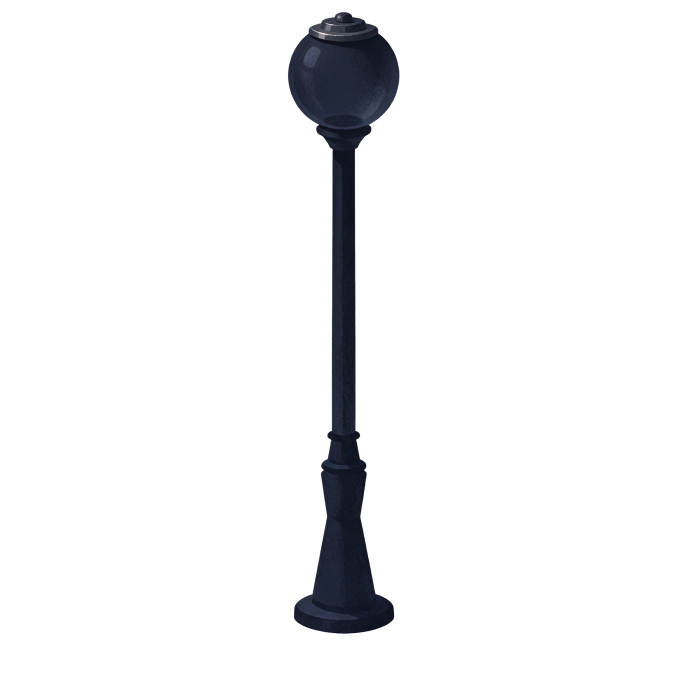
#> input picture experiments/light-pollution/city-night/assets/whole-road-cap.png, 2048 x 2048 px, given in place of whole-road-open.png, which was not available (shown at 1/3 size)
$ python build-lamp-head-icons.py
#> lines starting #> are read from the running program, lines starting #| are printed output that depends on the picture
"""Lossless head-only crops from the actual scene fixture PNGs; no generated replacements."""
from pathlib import Path
from PIL import Image
import hashlib,json
ROOT=Path(__file__).resolve().parent.parent
OUT=ROOT/'assets/lamp-heads';OUT.mkdir(exist_ok=True)
records={}
for shade,bottom in [('open',448),('cap',448),('half',416),('full',416),('off',416)]:
    source=ROOT/'assets'/('whole-road-'+shade+'.png');image=Image.open(source).convert('RGBA');box=(760,0,1305,bottom)
#> further down, image is the input picture: PIL image 2048x2048 RGBA; mean R, G, B, A 1.9, 2.2, 3.1, 15
    target=OUT/(shade+'.png');image.crop(box).save(target)
#> after `target = OUT / (shade + '.png')`:
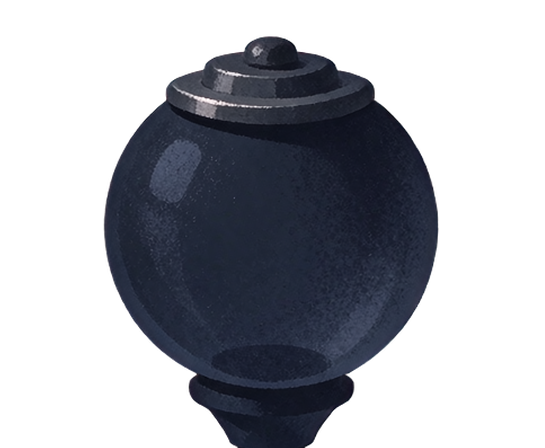
#> saved as open.png: PIL image 545x448 RGBA; mean R, G, B, A 15.2, 17.3, 23.8, 101; transparent parts drawn white
#> pass 3 of the loop `for shade,bottom in [('open',448),('cap',448),('half',416),('full',416..`:
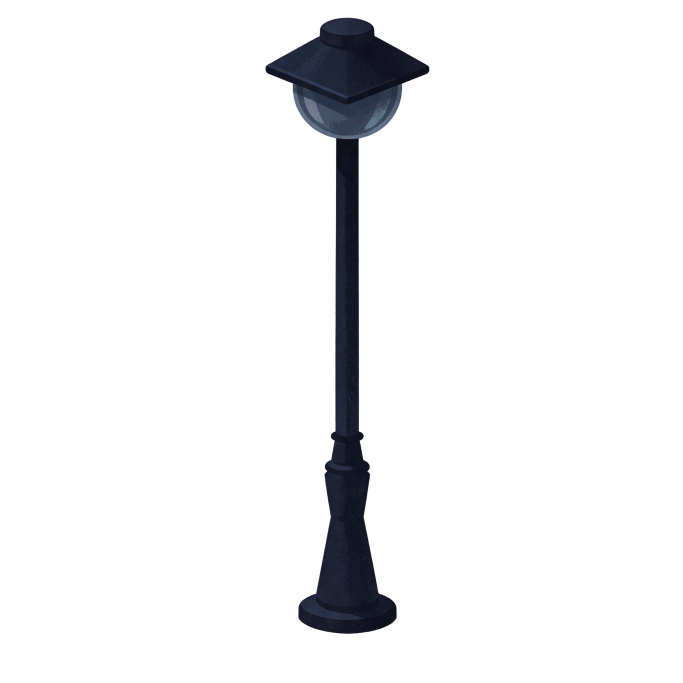
#> input picture experiments/light-pollution/city-night/assets/whole-road-half.png, 2048 x 2048 px (shown at 1/3 size)
#> image is the input picture: PIL image 2048x2048 RGBA; mean R, G, B, A 2, 2.3, 3.3, 15.6
#> `target = OUT / (shade + '.png')`:
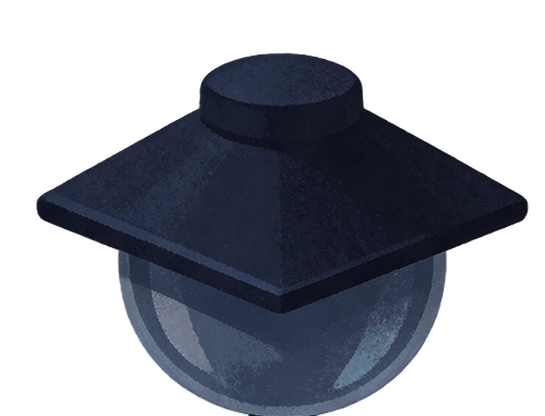
#> saved as half.png: PIL image 545x416 RGBA; mean R, G, B, A 18.4, 21.7, 30.4, 117.5; transparent parts drawn white
#> the loop made 5 passes; the first 3 are shown
    records[shade]={'source':'assets/'+source.name,'sourceSHA256':hashlib.sha256(source.read_bytes()).hexdigest(),'crop':list(box),'output':'assets/lamp-heads/'+target.name,'outputSHA256':hashlib.sha256(target.read_bytes()).hexdigest()}
(OUT/'source.json').write_text(json.dumps(records,indent=2)+'\n',encoding='utf-8')
print('Five head icons cropped directly from scene fixtures; no pole and no image synthesis')
